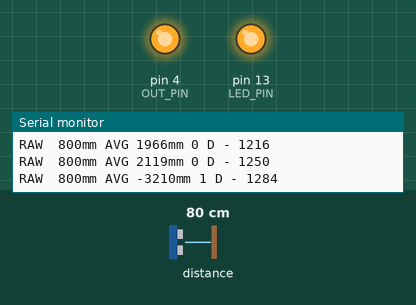
The sketch below on a simulated Arduino Uno, built with avr-gcc and run on an emulated ATmega328P. Parts: output pins drawn as LEDs (lit = HIGH), the last lines printed to the serial monitor. Dashed ring = blinking. The inputs (shaded band) are chosen by the test bench; at power-on: distance to the obstacle 80 cm. Pins used as bus, display or sensor lines are not drawn.

Above: at 1.29 s.
1.3 s: distance to the obstacle set to 2 cm
At 1.49 s:
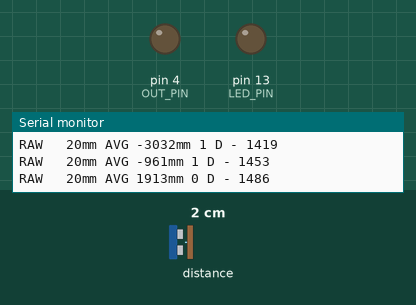
4.3 s: distance to the obstacle set to 120 cm
At 4.33 s:
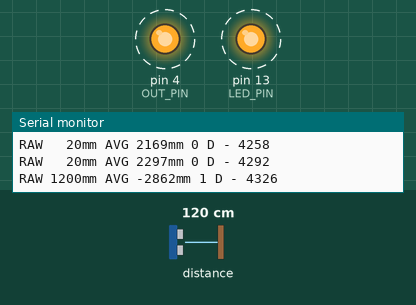
Timing chart, 0 to 11.6 s (numbered marks = the images above; inputs shaded):
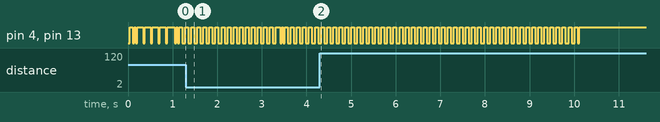

Measured:
- by itself, pin 4 (OUT_PIN), pin 13 (LED_PIN): alternates HIGH for 0.07 s and LOW for 0.07 s, 87 changes in all, then stays HIGH

The sketch:

SenseModule.ino
```cpp
// SenseModule - Module of Digital Barrier Proximity Sensor based on Arduino and TOF
#include <Wire.h>
// Pololu Github - https://github.com/pololu/vl53l0x-arduino
#include <VL53L0X.h>

// --- define debug print to Serial
#define Debug

// --- define PINS
#define LED_PIN 13
#define VCC_PIN 5
#define OUT_PIN 4

// --- define Variables
int Distance_mm = 0;
int Barrier_mm = 1000;
int Distance_D = 0;
int Distance_AVG = 0;
int BuffSize = 10;
int BuffQueue[10];
char strDuff[20];

// --- define Objects
VL53L0X sensor;

int buffAdd(int item)
{
  //shift BuffQueue
  int i;
  for ( i = 1; i < BuffSize; i=i+1)
  {
    //Serial.print(BuffSize-i); Serial.print("-");Serial.print(BuffQueue[BuffSize-i]); Serial.print("=");
    //Serial.print(BuffSize-i-1); Serial.print("-");Serial.println(BuffQueue[BuffSize-i-1]);
    BuffQueue[BuffSize-i] = BuffQueue[BuffSize-i-1];
  }
  //add new Item
  BuffQueue[0] = item;
  //calc AVG
  int avg = 0;
  for ( i = 0; i < BuffSize; i++)
  {
    //Serial.print(i); Serial.print("-");Serial.println(BuffQueue[i]);
    avg += BuffQueue[i];
  }

  return avg / BuffSize;
}

void setup()
{
  #ifdef Debug
    Serial.begin(115200);
    Serial.println("Start setup()");
  #endif
  pinMode(LED_PIN, OUTPUT);  // LED PIN init
  digitalWrite( LED_PIN, LOW);
  pinMode(OUT_PIN, OUTPUT);  // OUT PIN init
  digitalWrite( OUT_PIN, LOW);
  pinMode(VCC_PIN, OUTPUT);  // VCC PIN init
  digitalWrite( VCC_PIN, HIGH);

  #ifdef Debug
    Serial.println("Start init Sensor");
  #endif
  Wire.begin();

  // init VL53L0X Object
  sensor.init();
  sensor.setTimeout(500);

  // lower the return signal rate limit (default is 0.25 MCPS)
  sensor.setSignalRateLimit(0.1);

  // increase laser pulse periods (defaults are 14 and 10 PCLKs)
  sensor.setVcselPulsePeriod(VL53L0X::VcselPeriodPreRange, 18);
  sensor.setVcselPulsePeriod(VL53L0X::VcselPeriodFinalRange, 14);

  // reduce timing budget to 20 ms (default is about 33 ms)
  sensor.setMeasurementTimingBudget(20000);

  // Start continuous back-to-back mode
  sensor.startContinuous();
  #ifdef Debug
    Serial.println("Finish setup()");
  #endif
}

void loop()
{
  Distance_mm = sensor.readRangeContinuousMillimeters();
  if (Distance_mm > 2000)
    {
      Distance_mm = 2000;
    };
  Distance_AVG = buffAdd(Distance_mm);
  Distance_D = Distance_AVG < Barrier_mm;
  digitalWrite( OUT_PIN, Distance_D);
  digitalWrite( LED_PIN, Distance_D);

  #ifdef Debug
    sprintf(strDuff, "RAW %4dmm AVG %4dmm %1d D - %d", Distance_mm, Distance_AVG, Distance_D, millis());
    Serial.println(strDuff);
  #endif
}
```
